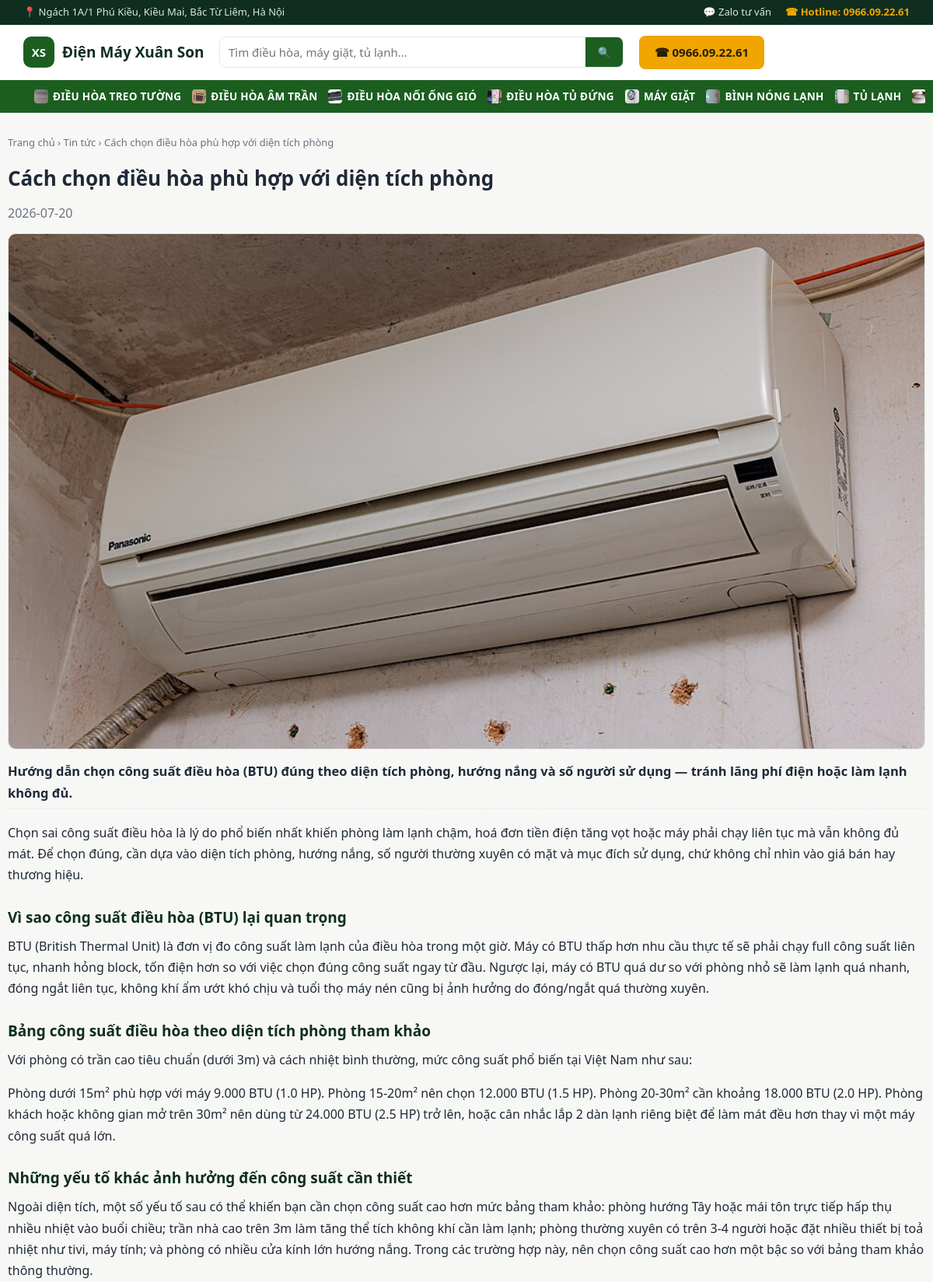
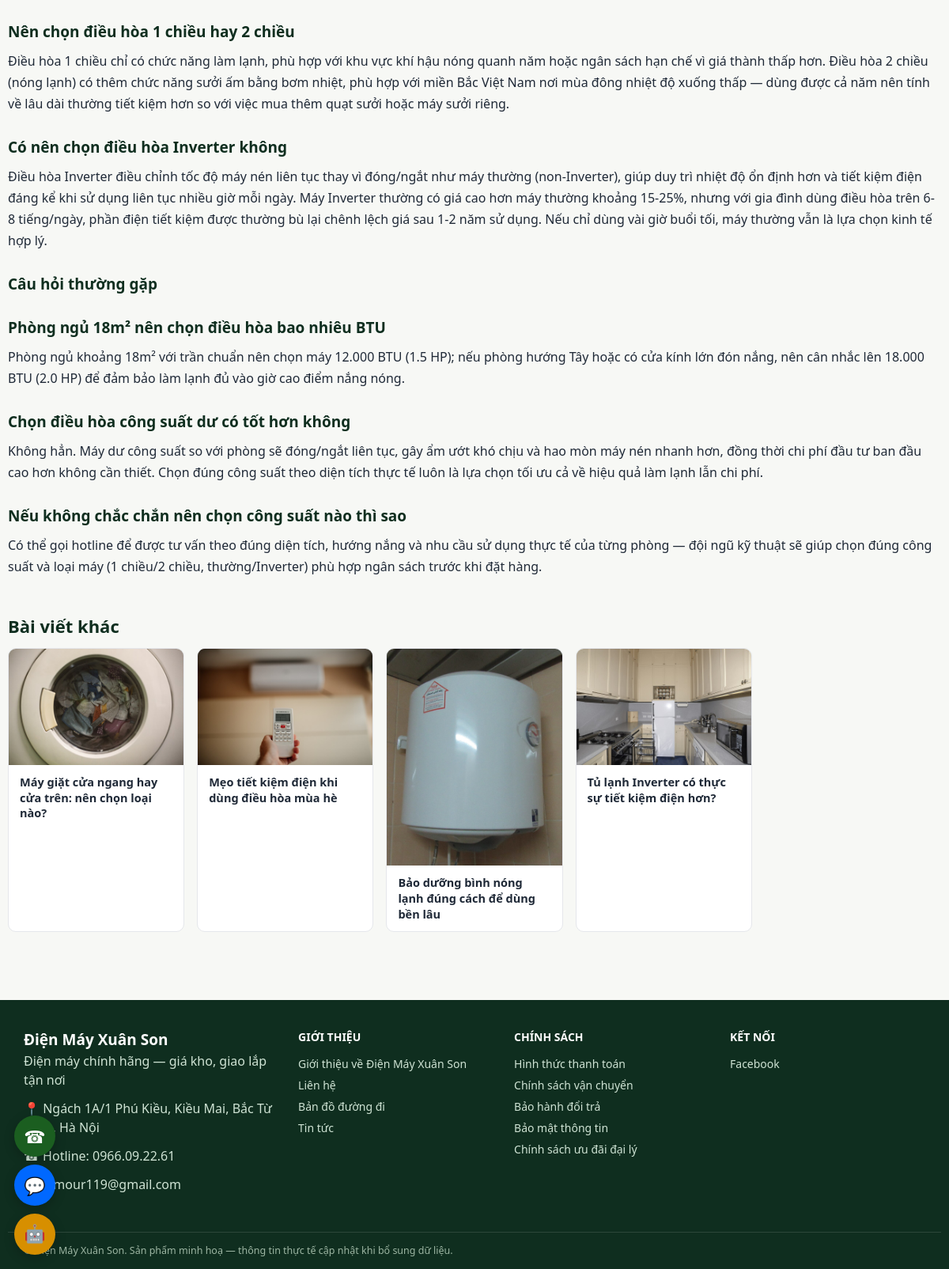
Before: /tin-tuc/cach-chon-dieu-hoa-phu-hop-voi-dien-tich-phong with the older database file (2 pictures, top to bottom).
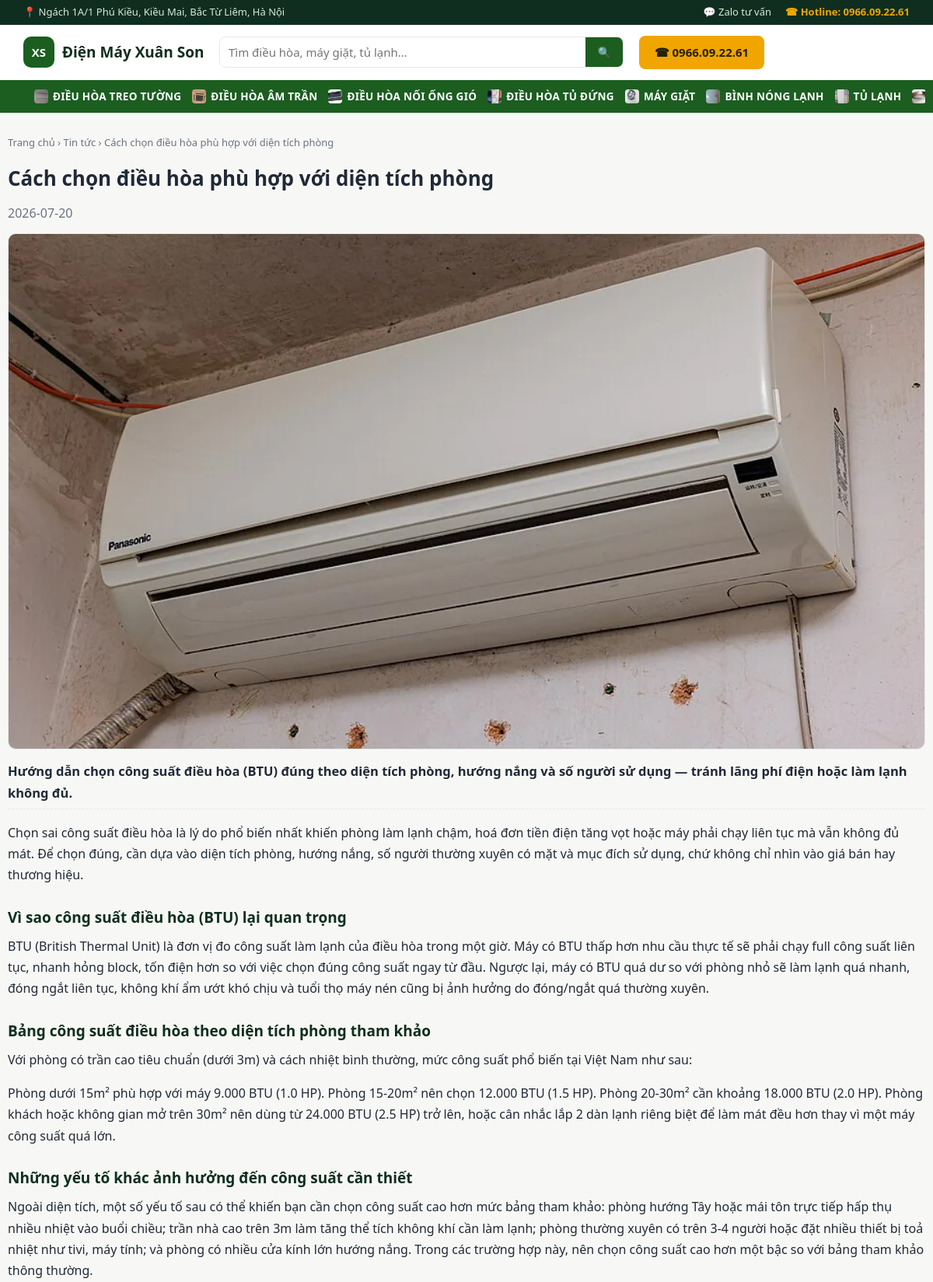
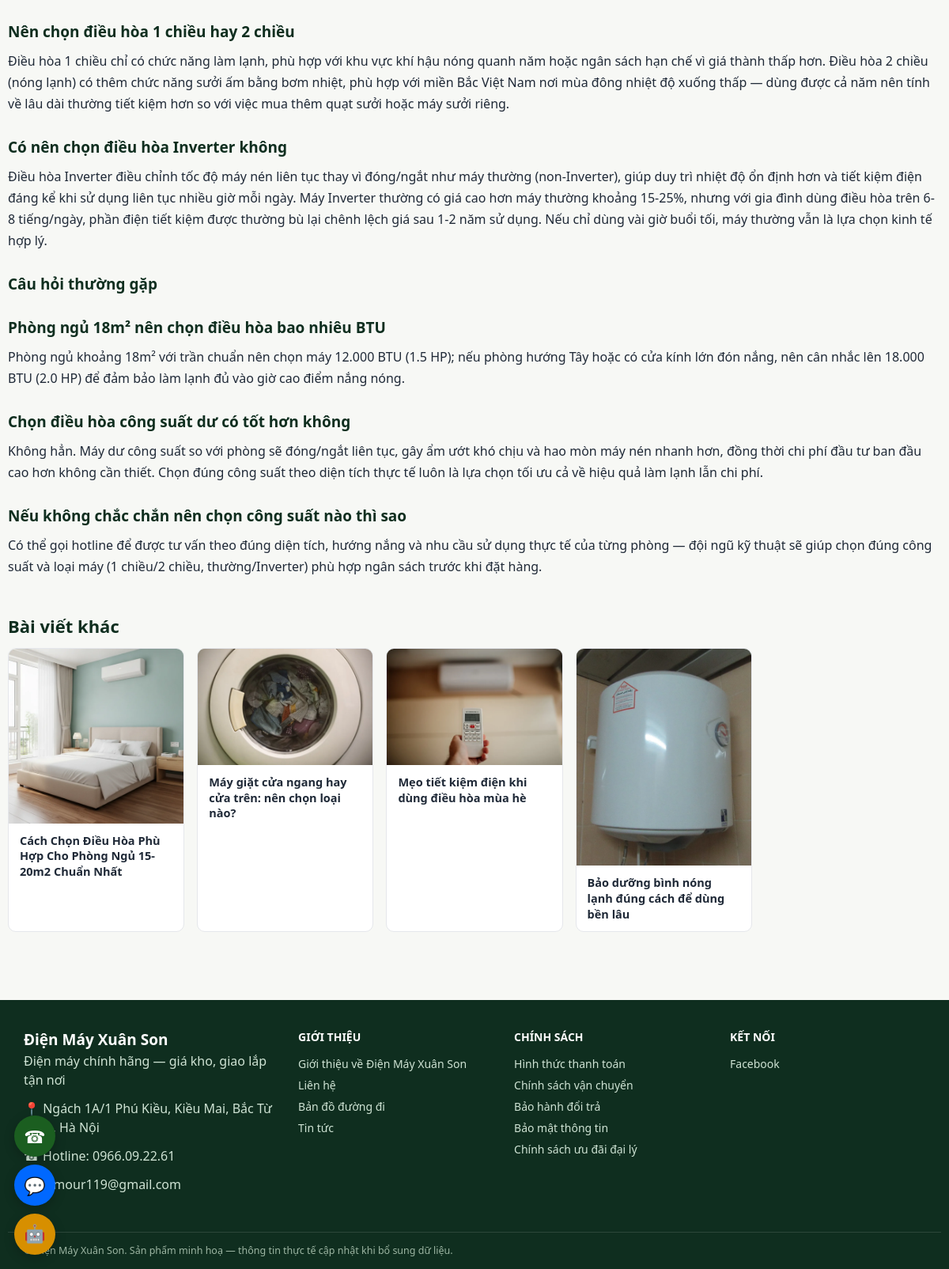
After: the same page with the newer database file (2 pictures, top to bottom).
### tables this page shows
CREATE TABLE categories (
    id INTEGER PRIMARY KEY AUTOINCREMENT,
    name TEXT NOT NULL,
    slug TEXT NOT NULL UNIQUE,
    icon TEXT DEFAULT '',
    sort_order INTEGER DEFAULT 0
);

CREATE TABLE articles (
    id INTEGER PRIMARY KEY AUTOINCREMENT,
    title TEXT NOT NULL,
    slug TEXT NOT NULL UNIQUE,
    image TEXT DEFAULT '',
    excerpt TEXT DEFAULT '',
    content TEXT DEFAULT '',
    category TEXT DEFAULT 'Kiến thức tiêu dùng',
    published INTEGER DEFAULT 1,
    created_at TEXT NOT NULL
, meta_title TEXT DEFAULT '', meta_description TEXT DEFAULT '', keyword TEXT DEFAULT '', related_product_ids TEXT DEFAULT '');

### app.py (the view)
@app.route("/tin-tuc/<slug>")
def article_detail_page(slug):
    article = db.get_article_by_slug(slug)
    if not article or not article["published"]:
        abort(404)
    others = [a for a in db.list_articles(limit=5) if a["id"] != article["id"]][:4]
    related_ids = [int(i) for i in (article["related_product_ids"] or "").split(",") if i.strip().isdigit()]
    related_products = db.get_products_by_ids(related_ids)
    return render_template(
        "article_detail.html", article=article, others=others, related_products=related_products,
    )

### app.py (called while the page is built)
def parse_article(text):
    blocks = []
    for line in (text or "").split("\n"):
        line = line.strip()
        if not line:
            continue
        if line.startswith("## "):
            blocks.append(("h3", line[3:].strip()))
        else:
            blocks.append(("p", line))
    return blocks

@app.before_request
def load_common():
    g.settings = db.load_settings()
    g.nav_categories = db.list_categories()

@app.context_processor
def inject_globals():
    return {"settings": g.settings, "nav_categories": g.nav_categories}

### db.py (called while the page is built)
@contextmanager
def get_conn():
    conn = sqlite3.connect(DB_PATH)
    conn.row_factory = sqlite3.Row
    conn.execute("PRAGMA foreign_keys = ON")
    try:
        yield conn
        conn.commit()
    finally:
        conn.close()

def load_settings_raw() -> dict:
    try:
        with open(SETTINGS_PATH, encoding="utf-8") as f:
            data = json.load(f)
        merged = dict(DEFAULT_SETTINGS)
        merged.update(data)
        return merged
    except (OSError, json.JSONDecodeError):
        return dict(DEFAULT_SETTINGS)

### templates/article_detail.html (shortened to what this page needs)
{% extends "base.html" %}
{% from "_macros.html" import product_card with context %}
{% block content %}
<div class="wrap section">
  <nav class="breadcrumb">
    <a href="{{ url_for('home') }}">Trang chủ</a> ›
    <a href="{{ url_for('article_list_page') }}">Tin tức</a> ›
    <span>{{ article.title }}</span>
  </nav>
  <article class="article-detail">
    <h1>{{ article.title }}</h1>
    <p class="muted">{{ article.created_at[:10] }}</p>
    {% if article.image %}
      <img src="{{ url_for('static', filename=article.image) }}" alt="{{ article.title }}" class="article-cover">
    {% endif %}
    <div class="article-body">
      {% if article.excerpt %}<p class="article-lead">{{ article.excerpt }}</p>{% endif %}
      {% for kind, text in article.content|article %}
        {% if kind == "h3" %}<h2>{{ text }}</h2>{% else %}<p>{{ text }}</p>{% endif %}
      {% endfor %}
    </div>
  </article>
  {% if others %}
  <section class="section">
    <h2 class="section-title">Bài viết khác</h2>
    <div class="news-grid">
      {% for a in others %}
      <a href="{{ url_for('article_detail_page', slug=a.slug) }}" class="news-card">
        <div class="news-thumb">{% if a.image %}<img src="{{ url_for('static', filename=a.image) }}" alt="{{ a.title }}">{% else %}📰{% endif %}</div>
        <div class="news-body">
          <h3>{{ a.title }}</h3>
        </div>
      </a>
      {% endfor %}
    </div>
  </section>
  {% endif %}
</div>
{% endblock %}

### templates/base.html (shortened to what this page needs)
{% from "_macros.html" import cat_icon with context %}
{% set is_admin_page = request.path.startswith('/admin') %}
<!doctype html>
<html lang="vi">
<head>
<link rel="stylesheet" href="{{ url_for('static', filename='css/style.css') }}">
</head>
<body>
<div class="topbar">
  <div class="wrap topbar-inner">
    <span>📍 {{ settings.address }}</span>
    <div class="topbar-links">
      {% if settings.zalo %}<a href="https://zalo.me/{{ settings.zalo }}" target="_blank" rel="noopener">💬 Zalo tư vấn</a>{% endif %}
      <a href="tel:{{ settings.hotline|replace('.', '') }}" class="topbar-hotline">☎ Hotline: {{ settings.hotline }}</a>
    </div>
  </div>
</div>
<header class="site-header">
  <div class="wrap header-inner">
    <a href="{{ url_for('home') }}" class="brand">
      <span class="brand-mark">XS</span>
      <span class="brand-name">{{ settings.company_name }}</span>
    </a>
    <form class="search-form" action="{{ url_for('search_page') }}" method="get">
      <input type="text" name="q" placeholder="Tìm điều hòa, máy giặt, tủ lạnh…" value="{{ search_q|default('') }}">
      <button type="submit" aria-label="Tìm kiếm">🔍</button>
    </form>
    <a href="tel:{{ settings.hotline|replace('.', '') }}" class="btn btn-gold header-cta">☎ {{ settings.hotline }}</a>
  </div>
  <nav class="category-nav">
    <div class="wrap category-nav-inner">
      {% for c in nav_categories %}
        <a href="{{ url_for('category_page', slug=c.slug) }}">{{ cat_icon(c.icon, c.name) }} {{ c.name }}</a>
      {% endfor %}
    </div>
  </nav>
</header>
<main>
{% block content %}{% endblock %}
</main>
<footer class="site-footer">
  <div class="wrap footer-inner">
    <div>
      <div class="brand-name footer-brand">{{ settings.company_name }}</div>
      <p>{{ settings.tagline }}</p>
      <p>📍 {{ settings.address }}</p>
      <p>☎ Hotline: <a href="tel:{{ settings.hotline|replace('.', '') }}">{{ settings.hotline }}</a></p>
      {% if settings.email %}<p>✉ {{ settings.email }}</p>{% endif %}
    </div>
    <div>
      <div class="footer-title">Giới thiệu</div>
      <ul class="footer-links">
        <li><a href="{{ url_for('about_page') }}">Giới thiệu về {{ settings.company_name }}</a></li>
        <li><a href="{{ url_for('about_page') }}#lien-he">Liên hệ</a></li>
        <li><a href="{{ url_for('about_page') }}#ban-do">Bản đồ đường đi</a></li>
        <li><a href="{{ url_for('article_list_page') }}">Tin tức</a></li>
      </ul>
    </div>
    <div>
      <div class="footer-title">Chính sách</div>
      <ul class="footer-links">
        <li><a href="{{ url_for('policy_page', slug='thanh-toan') }}">Hình thức thanh toán</a></li>
        <li><a href="{{ url_for('policy_page', slug='van-chuyen') }}">Chính sách vận chuyển</a></li>
        <li><a href="{{ url_for('policy_page', slug='bao-hanh') }}">Bảo hành đổi trả</a></li>
        <li><a href="{{ url_for('policy_page', slug='bao-mat') }}">Bảo mật thông tin</a></li>
        <li><a href="{{ url_for('policy_page', slug='dai-ly') }}">Chính sách ưu đãi đại lý</a></li>
      </ul>
    </div>
    <div>
      <div class="footer-title">Kết nối</div>
      <ul class="footer-links">
        {% if settings.facebook %}<li><a href="{{ settings.facebook }}" target="_blank" rel="noopener">Facebook</a></li>{% endif %}
      </ul>
    </div>
  </div>
  <div class="wrap footer-bottom">© {{ settings.company_name }}. Sản phẩm minh hoạ — thông tin thực tế cập nhật khi bổ sung dữ liệu.</div>
</footer>
{% set chat_enabled = (settings.claude_key or settings.gemini_key) and not is_admin_page %}
<div class="floating-contact">
  <a href="tel:{{ settings.hotline|replace('.', '') }}" class="floating-btn floating-call" title="Gọi hotline">☎</a>
  {% if settings.zalo %}<a href="https://zalo.me/{{ settings.zalo }}" target="_blank" rel="noopener" class="floating-btn floating-zalo" title="Chat Zalo">💬</a>{% endif %}
  {% if chat_enabled %}
  <button type="button" class="floating-btn floating-ai" id="aiChatToggle" title="Hỏi trợ lý AI">🤖</button>
  {% endif %}
</div>
    {% set lead_variant = 'order' %}
</body>
</html>

### templates/_macros.html (shortened to what this page needs)
{% macro cat_icon(icon, alt, cls="") %}
{% if icon and '/' in icon %}
  <img class="cat-icon-img {{ cls }}" src="{{ url_for('static', filename=icon) }}" alt="{{ alt }}" loading="lazy">
{% else %}
  {{ icon|default('📦') }}
{% endif %}
{% endmacro %}

Changed rows visible on the page:
no longer on this page (row edited): articles: image (picture), title "Tủ lạnh Inverter có thực sự tiết kiệm điện hơn?"
changed categories "ĐIỀU HÒA TREO TƯỜNG": icon: a different picture
changed categories "ĐIỀU HÒA ÂM TRẦN": icon: a different picture
changed categories "ĐIỀU HÒA NỐI ỐNG GIÓ": icon: a different picture
changed categories "ĐIỀU HÒA TỦ ĐỨNG": icon: a different picture
changed categories "MÁY GIẶT": icon: a different picture
changed categories "BÌNH NÓNG LẠNH": icon: a different picture
changed categories "TỦ LẠNH": icon: a different picture
changed categories (number 8 of 8 on the later page): icon: a different picture
changed articles "Cách chọn điều hòa phù hợp với diện tích phòng": image: a different picture
added articles: image (picture), title "Cách Chọn Điều Hòa Phù Hợp Cho Phòng Ngủ 15-20m2 Chuẩn Nhất"
changed articles "Máy giặt cửa ngang hay cửa trên: nên chọn loại nào?": image: a different picture
changed articles "Mẹo tiết kiệm điện khi dùng điều hòa mùa hè": image: a different picture
changed articles "Bảo dưỡng bình nóng lạnh đúng cách để dùng bền lâu": image: a different picture
